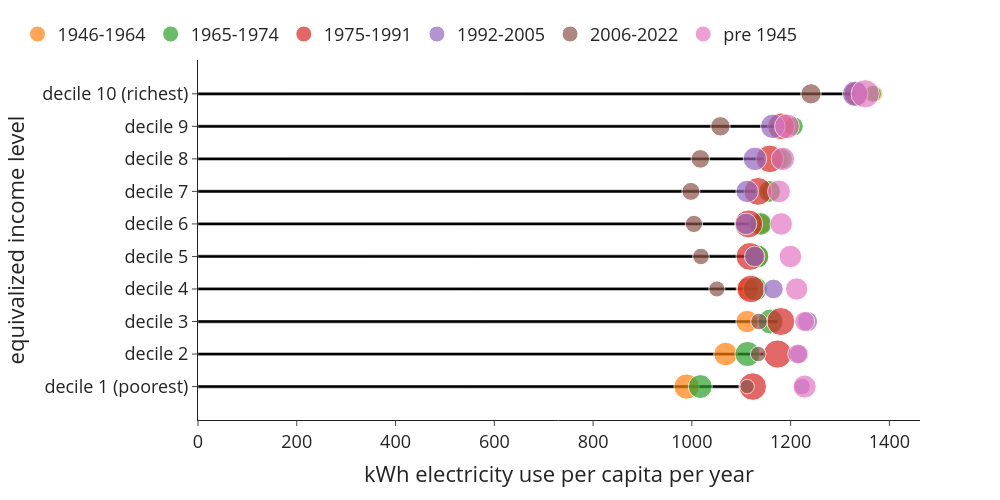

The cell this chart's notebook holds for it:
### Code cell
bubblechart((use['netelectricity2019']*use['n_hhd']), use['n_hhdmem2019'], use['n_hhd'], 0, 2, 'kWh electricity use per capita per year','equivalized income level', 'kWh_per_cap_inc_age')

### Figure 1 — Plotly figure (JSON) as saved in the notebook; plotly's stock layout.template omitted (floating-point values rounded to 4 significant figures)
{"data": [{"alignmentgroup": "True", "hovertemplate": "kWh electricity use per capita per year=%{x}<br>equivalized income level=%{y}<extra></extra>", "legendgroup": "", "marker": {"color": "#000000", "pattern": {"shape": ""}}, "name": "", "offsetgroup": "", "orientation": "h", "showlegend": false, "textposition": "auto", "type": "bar", "x": [1096.0, 1147.0, 1174.0, 1135.0, 1128.0, 1120.0, 1128.0, 1145.0, 1169.0, 1330.0], "xaxis": "x", "y": ["decile 1 (poorest)", "decile 2", "decile 3", "decile 4", "decile 5", "decile 6", "decile 7", "decile 8", "decile 9", "decile 10 (richest)"], "yaxis": "y"}, {"marker": {"size": [151555, 132500, 117665, 119035, 109600, 100115, 92210, 83760, 74985, 64470], "sizemin": 4, "sizemode": "area", "sizeref": 473.4}, "mode": "markers", "name": "1946-1964", "showlegend": true, "type": "scatter", "x": [989.2, 1068.0, 1112.0, 1112.0, 1133.0, 1139.0, 1160.0, 1177.0, 1202.0, 1370.0], "y": ["decile 1 (poorest)", "decile 2", "decile 3", "decile 4", "decile 5", "decile 6", "decile 7", "decile 8", "decile 9", "decile 10 (richest)"]}, {"marker": {"size": [135600, 150070, 147825, 139145, 130860, 122330, 112410, 101595, 87145, 68080], "sizemin": 4, "sizemode": "area", "sizeref": 473.4}, "mode": "markers", "name": "1965-1974", "showlegend": true, "type": "scatter", "x": [1017.0, 1113.0, 1159.0, 1128.0, 1132.0, 1139.0, 1157.0, 1183.0, 1206.0, 1367.0], "y": ["decile 1 (poorest)", "decile 2", "decile 3", "decile 4", "decile 5", "decile 6", "decile 7", "decile 8", "decile 9", "decile 10 (richest)"]}, {"marker": {"size": [180310, 189025, 185775, 179450, 184075, 185685, 183835, 179845, 169040, 136875], "sizemin": 4, "sizemode": "area", "sizeref": 473.4}, "mode": "markers", "name": "1975-1991", "showlegend": true, "type": "scatter", "x": [1123.0, 1174.0, 1180.0, 1120.0, 1118.0, 1115.0, 1134.0, 1158.0, 1181.0, 1333.0], "y": ["decile 1 (poorest)", "decile 2", "decile 3", "decile 4", "decile 5", "decile 6", "decile 7", "decile 8", "decile 9", "decile 10 (richest)"]}, {"marker": {"size": [65795, 85115, 96350, 92185, 99795, 109975, 120055, 130545, 142405, 152385], "sizemin": 4, "sizemode": "area", "sizeref": 473.4}, "mode": "markers", "name": "1992-2005", "showlegend": true, "type": "scatter", "x": [1223.0, 1218.0, 1234.0, 1165.0, 1127.0, 1110.0, 1112.0, 1128.0, 1164.0, 1330.0], "y": ["decile 1 (poorest)", "decile 2", "decile 3", "decile 4", "decile 5", "decile 6", "decile 7", "decile 8", "decile 9", "decile 10 (richest)"]}, {"marker": {"size": [49120, 57425, 65390, 61455, 64720, 70455, 76685, 81715, 89545, 97790], "sizemin": 4, "sizemode": "area", "sizeref": 473.4}, "mode": "markers", "name": "2006-2022", "showlegend": true, "type": "scatter", "x": [1112.0, 1134.0, 1136.0, 1051.0, 1018.0, 1004.0, 998.0, 1017.0, 1058.0, 1241.0], "y": ["decile 1 (poorest)", "decile 2", "decile 3", "decile 4", "decile 5", "decile 6", "decile 7", "decile 8", "decile 9", "decile 10 (richest)"]}, {"marker": {"size": [126670, 94560, 95825, 117600, 120015, 120405, 123590, 131435, 145725, 189345], "sizemin": 4, "sizemode": "area", "sizeref": 473.4}, "mode": "markers", "name": "pre 1945", "showlegend": true, "type": "scatter", "x": [1228.0, 1214.0, 1228.0, 1212.0, 1200.0, 1181.0, 1176.0, 1184.0, 1193.0, 1351.0], "y": ["decile 1 (poorest)", "decile 2", "decile 3", "decile 4", "decile 5", "decile 6", "decile 7", "decile 8", "decile 9", "decile 10 (richest)"]}], "layout": {"bargap": 0.9, "barmode": "relative", "font": {"size": 18}, "height": 500, "legend": {"orientation": "h", "tracegroupgap": 0, "x": -0.25, "xanchor": "left", "y": 1.02, "yanchor": "bottom"}, "margin": {"t": 60}, "width": 1000, "xaxis": {"anchor": "y", "domain": [0, 1], "title": {"text": "kWh electricity use per capita per year"}}, "yaxis": {"anchor": "x", "domain": [0, 1], "title": {"text": "equivalized income level"}}}}
